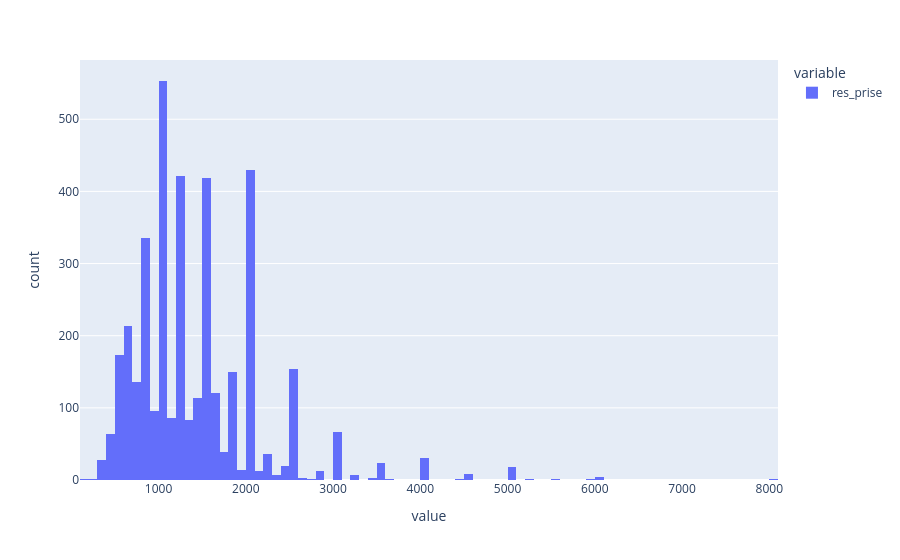

Here is the notebook cell this chart was saved with:
### Code cell
fig=px.histogram(df["res_prise"])
fig.show()

### Figure 1 — Plotly figure (JSON) as saved in the notebook; plotly's stock layout.template omitted (floating-point values rounded to 4 significant figures; data arrays with more than 128 entries replaced by an {"elided": "..."} marker saying what was removed)
{"data": [{"bingroup": "x", "hovertemplate": "variable=res_prise<br>value=%{x}<br>count=%{y}<extra></extra>", "legendgroup": "res_prise", "marker": {"color": "#636efa", "pattern": {"shape": ""}}, "name": "res_prise", "orientation": "v", "showlegend": true, "type": "histogram", "x": {"elided": "3888 int values"}, "xaxis": "x", "yaxis": "y"}], "layout": {"barmode": "relative", "legend": {"title": {"text": "variable"}, "tracegroupgap": 0}, "margin": {"t": 60}, "xaxis": {"anchor": "y", "domain": [0, 1], "title": {"text": "value"}}, "yaxis": {"anchor": "x", "domain": [0, 1], "title": {"text": "count"}}}}
